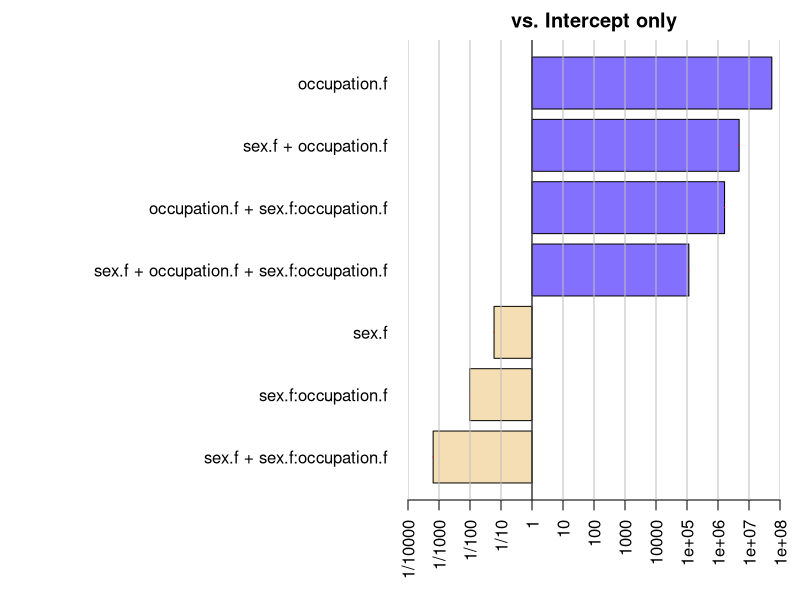
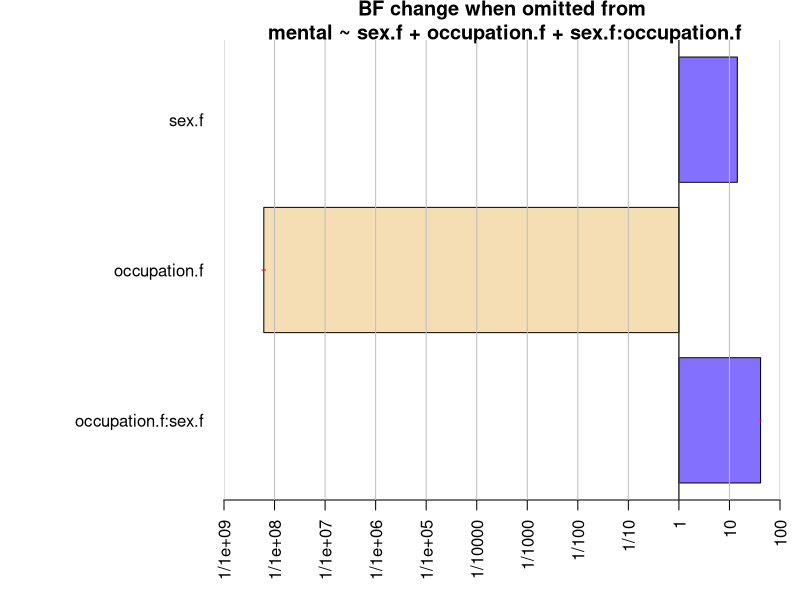
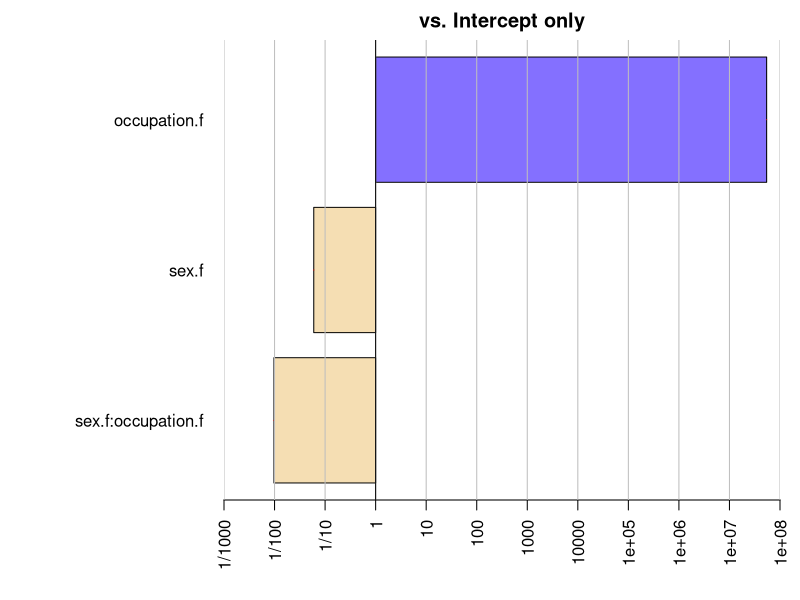
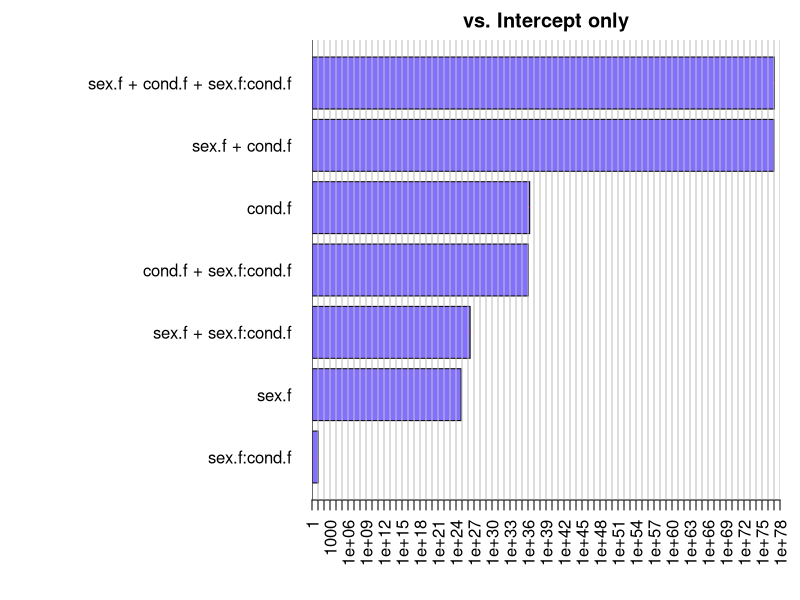
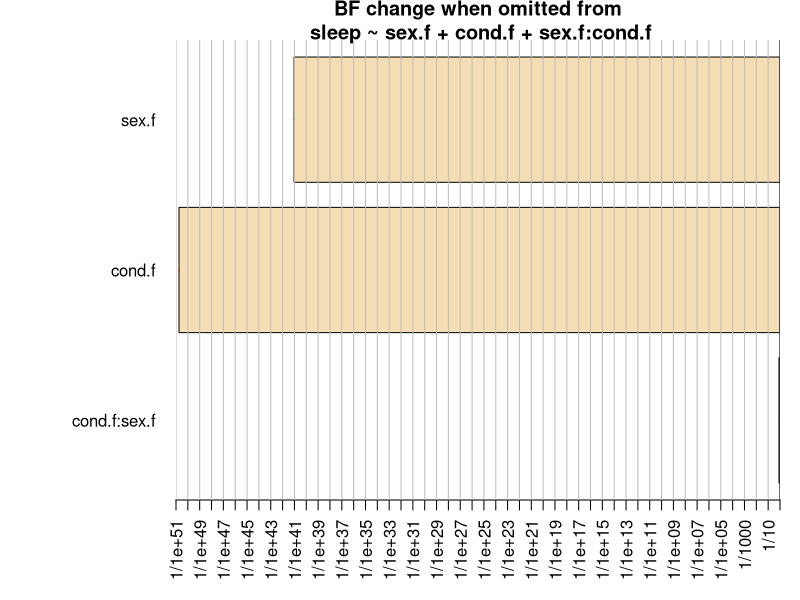
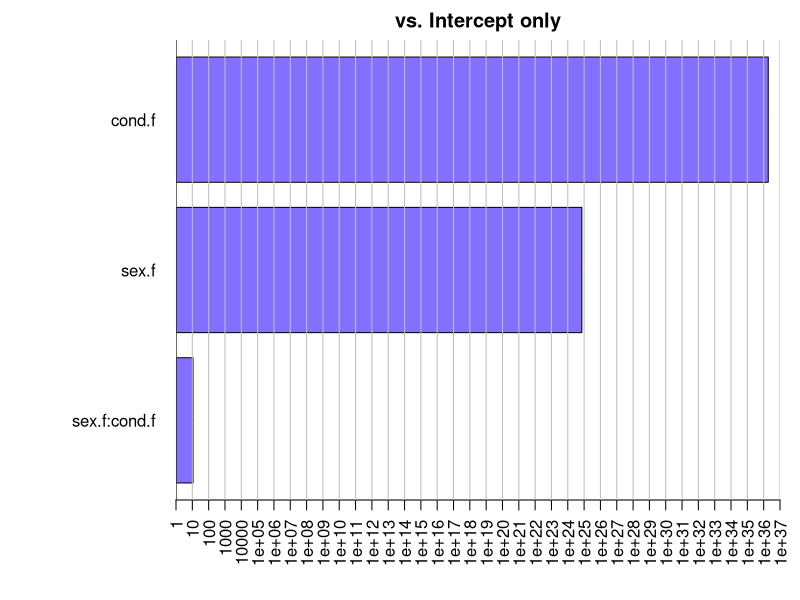

The R script that drew these images, in order:
## ---- chunk 1
dfhyp= NA				
dferr= NA
alpha=.05
effect=	NA				#enter the minimum effect you are testing
sse=100	        #Don't change this				
mse=(((1/effect)-1)*sse)/dferr
noncen=sse/mse
qf((1-alpha),dfhyp,dferr,noncen)
## ---- chunk 2
dfhyp=1					
dferr=161
alpha=.05
effect=.01					#enter the minimum effect you are testing
sse=100					
mse=(((1/effect)-1)*sse)/dferr
noncen=sse/mse
qf((1-alpha),dfhyp,dferr,noncen)

## ---- chunk 3
library(tidyverse)
library(psych)
library(car)
library(BayesFactor)
## ---- chunk 4
retirement <- read_csv("retirement.csv")
## ---- chunk 5
retirement <- mutate(retirement,
                     sex.f = factor(sex, 
                                       levels = c(1,2), 
                                       labels = c("Female", "Male")),
                     occupation.f = factor(occupation, 
                                           levels = c(1,2,3,4,5,6), 
                                        labels = c("Prof", "Manag", "nonmanual", "Skilled", "Semi-Skilled", "Unskilled")))
## ---- chunk 6
describe(retirement)
## ---- chunk 7
anova(lm(mental~ sex.f*occupation.f, data = retirement))
## ---- chunk 8
sex_eta    <-  0.21 / (1529.99 + .21 + 45.93 + 6.01)
occ_eta    <- 45.93 / (1529.99 + .21 + 45.93 + 6.01)
int_et     <-  6.01 / (1529.99 + .21 + 45.93 + 6.01)

sex_eta
occ_eta   
int_et    
## ---- chunk 9

m1 <- anovaBF(mental~ sex.f*occupation.f, data = retirement, whichModels = "all")
m1
## ---- chunk 10
plot(m1)
## ---- chunk 11
m2 <- anovaBF(mental~ sex.f*occupation.f, data = retirement, whichModels = "top")
m2
## ---- chunk 12
plot(m2)
## ---- chunk 13
m3 <- anovaBF(mental~ sex.f*occupation.f, data = retirement, whichModels = "bottom")
m3
## ---- chunk 14
plot(m3)
## ---- chunk 15
dfhyp=1					
dferr=230
alpha=.05
effect=.01					#enter the minimum effect you are testing
sse=100					
mse=(((1/effect)-1)*sse)/dferr
noncen=sse/mse
qf((1-alpha),dfhyp,dferr,noncen)

## ---- chunk 16

slp <- read_csv("slpdata.csv")

## ---- chunk 17
slp <- mutate(slp, 
             sex.f = factor(sex, levels = c(1,2), labels = c("male", "female")),
             cond.f = factor(cond,  levels = c(1,2,3), labels= c("selfhelp", "group", "group_and_partner"))
             ) 
## ---- chunk 18
anov <- lm(sleep ~ sex.f*cond.f, data=slp)
anova(anov)

## ---- chunk 19
Bayesm1 <- anovaBF(sleep ~ sex.f*cond.f, data=slp,whichModels = 'all')
Bayesm1
plot(Bayesm1)

## ---- chunk 20
Bayesm2 <- anovaBF(sleep ~ sex.f*cond.f, data=slp, whichModels = "top")
Bayesm2
plot(Bayesm2)
## ---- chunk 21
Bayesm3 <- anovaBF(sleep ~ sex.f*cond.f, data=slp,whichModels = "bottom")
Bayesm3
plot(Bayesm3)
